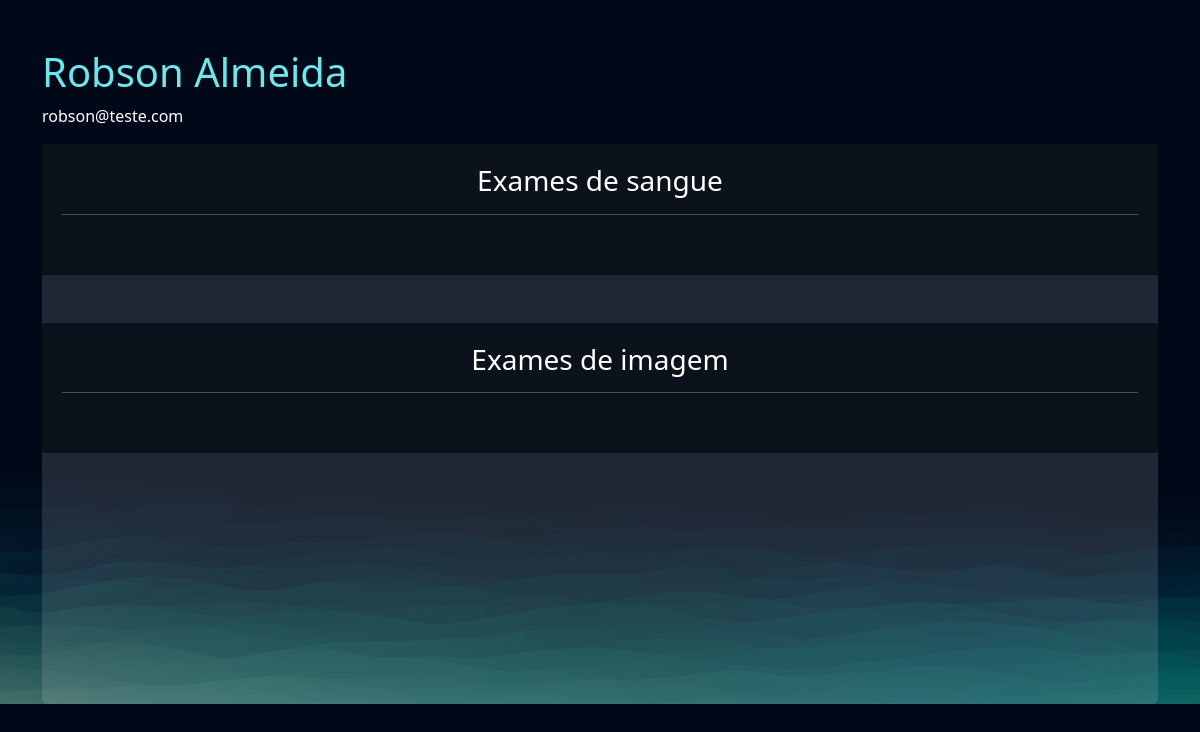
The app's page /business/client/2 (signed in), older data.
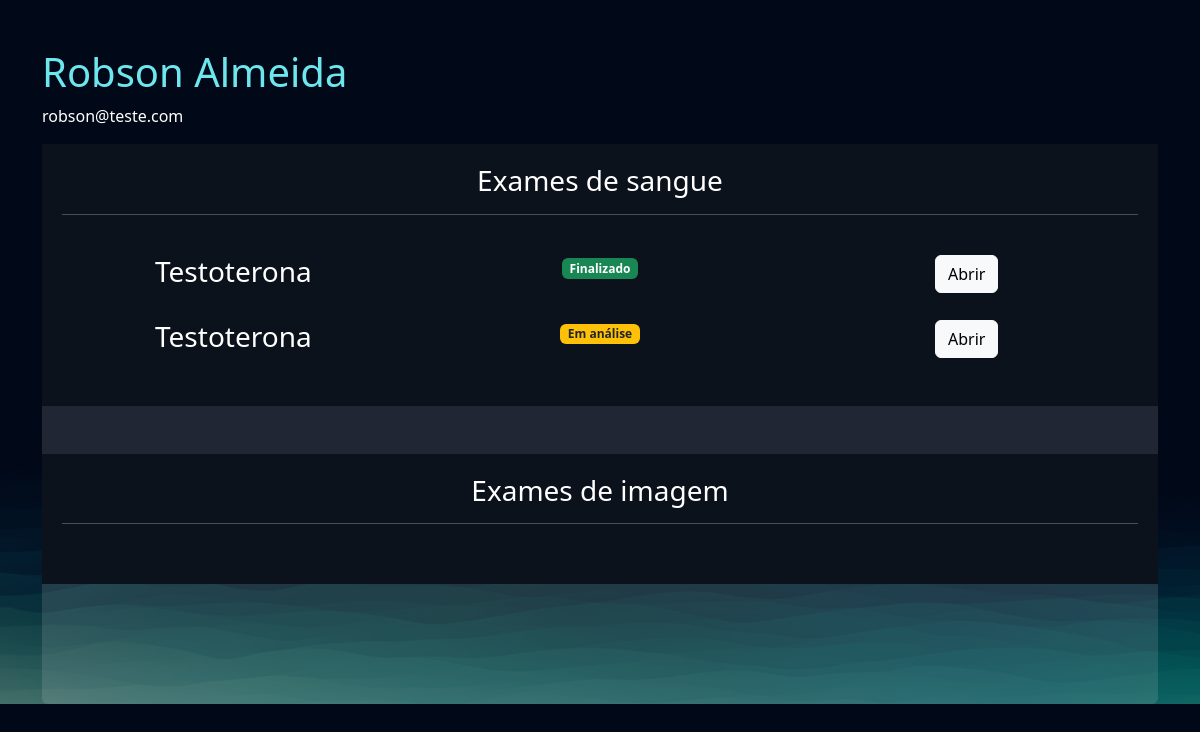
The same page, newer data.
### exams/models.py (models this page shows, shortened)
class ExamRequest(models.Model):
    choice_status = (("E", "Em análise"), ("F", "Finalizado"))
    user = models.ForeignKey(User, on_delete=models.DO_NOTHING)
    exam = models.ForeignKey(TypeExams, on_delete=models.DO_NOTHING)
    status = models.CharField(max_length=2, choices=choice_status)
    result = models.FileField(upload_to="results", null=True, blank=True)
    requer_password = models.BooleanField(default=False)
    password = models.CharField(max_length=6, null=True, blank=True)
    def badge_template(self):
        if self.status == "E":
            css_class = 'bg-warning text-dark'
            text = "Em análise"
        elif self.status == "F":
            css_class = 'bg-success'
            text = "Finalizado"
        return mark_safe(f'<span class="badge {css_class}">{text}</span>')

class TypeExams(models.Model):
    type_choices = (("I", "Exame de imagem"), ("S", "Exame de sangue"))
    name = models.CharField(max_length=50)
    type = models.CharField(max_length=1, choices=type_choices)
    price = models.FloatField()
    available = models.BooleanField(default=True)
    start_time = models.IntegerField()
    end_time = models.IntegerField()

### business/views.py (the view)
# urls.py: path("client/<int:client_id>", views.client, name="client"),
@staff_member_required
def client(request, client_id):
    client = User.objects.get(id=client_id)
    exams = ExamRequest.objects.filter(user=client)
    return render(request, 'client.html', {'client': client, 'exams': exams})

### business/templates/client.html (shortened to what this page needs)
{% extends "bases/base.html" %}
{% load static %}
{% block 'head' %}
    <link href="{% static 'exams/css/css.css' %}" rel="stylesheet">
    <link href="{% static 'exams/css/manage_orders.css' %}" rel="stylesheet">
    <link href="{% static 'exams/css/manage_exams.css' %}" rel="stylesheet">
{% endblock 'head' %}
{% block 'conteudo' %}
    <br>
    <br>
    <div class="container">
        <h3 class="font-destaque">{{client.get_full_name}}</h3>
        <p>{{client.email}}</p>
        <div class="card card-view">
            <div class="sub-card">
                <h3>Exames de sangue</h3>
                <hr>
                <br>
                {% for exam in exams  %}
                    {% if  exam.exam.type == 'S'%}
                        <div class="row">
                            <div class="col-md"><h3>{{exam.exam.name}}</h3></div>
                            <div class="col-md">{{exam.badge_template}}</div>
                            <div class="col-md">
                                <a href="{% url "exam_client" exam.id %}" class="btn btn-light">Abrir</a>
                            </div>
                        </div>
                        <br>
                    {% endif %}
                {% endfor %}
            </div>
            <br>
            <br>
            <div class="sub-card">
                <h3>Exames de imagem</h3>
                <hr>
                <br>
            </div>
        </div>
    </div>
{% endblock 'conteudo' %}

Row changes from the older to the newer data that the page shows:
now on this page (row edited): ExamRequest: exam.name "Testoterona", badge_template "Finalizado"
added ExamRequest: exam.name "Testoterona", badge_template "Em análise"
